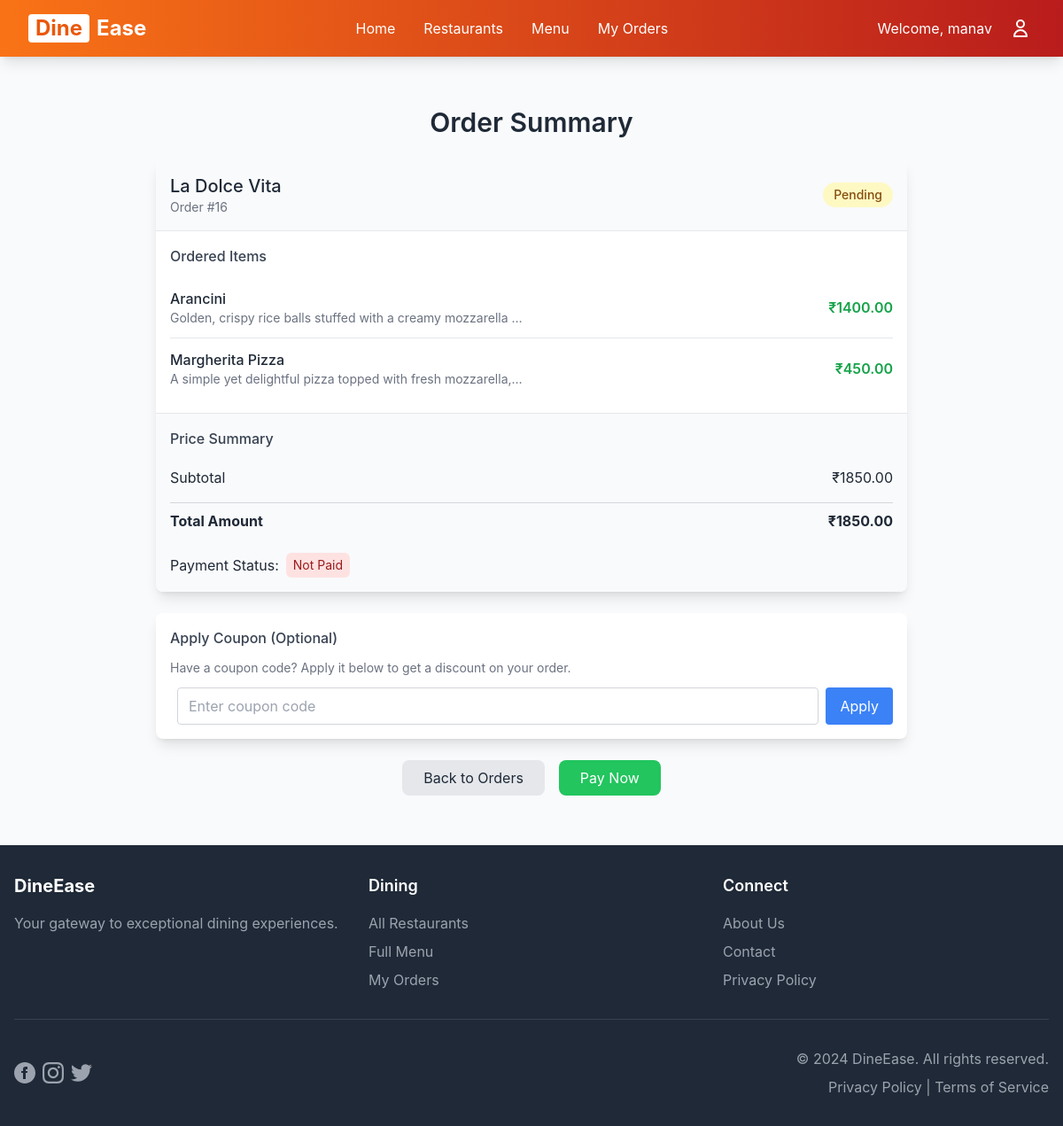
Page /order-summary/16/ (signed in) on the earlier database version.
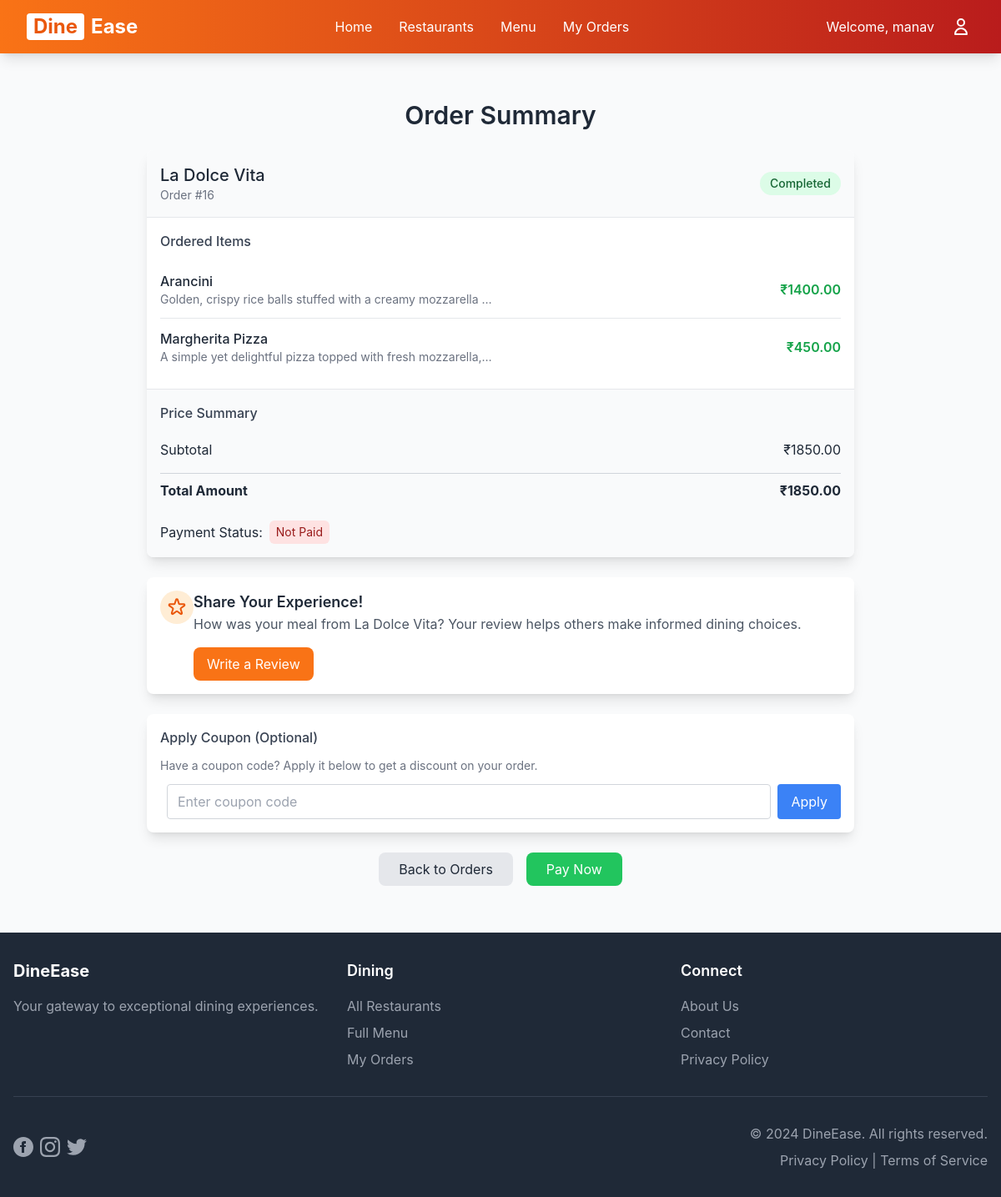
Same page on the later database version.
### main/models.py (models this page shows, shortened)
class Order(models.Model):
    STATUS_CHOICES = [
        ('Pending', 'Pending'),
        ('Preparing', 'Preparing'),
        ('Completed', 'Completed'),
        ('Cancelled', 'Cancelled'),
    ]
    user = models.ForeignKey(User, on_delete=models.CASCADE, null=True, blank=True)
    guest_id = models.UUIDField(default=uuid.uuid4, editable=False, null=True, blank=True)
    restaurant = models.ForeignKey(Restaurant, on_delete=models.CASCADE)
    status = models.CharField(max_length=20, choices=STATUS_CHOICES, default='Pending')
    total_price = models.DecimalField(max_digits=8, decimal_places=2, default=0.00, editable=False)
    discount_applied = models.DecimalField(max_digits=8, decimal_places=2, default=0.00)
    coupon = models.ForeignKey(Coupon, null=True, blank=True, on_delete=models.SET_NULL)
    created_at = models.DateTimeField(auto_now_add=True)
    has_been_reviewed = models.BooleanField(default=False)
    def __init__(self, *args, **kwargs):
        super().__init__(*args, **kwargs)
        self.skip_price_calculation = False
    @property
    def calculate_total(self):
        total = sum(item.quantity * item.menu_item.price for item in self.items.all())
        return total if total > 0 else 0  # Ensure we never return None or negative
    @property
    def get_total_after_discount(self):
        total = self.calculate_total  # Use calculated total instead of stored total_price
        if self.coupon and self.coupon.is_valid():
            return total - self.discount_applied
        return total

class Restaurant(models.Model):
    CUISINE_CHOICES = [
        ('korean','Korean'),
        ('italian', 'Italian'),
        ('japanese','Japanese'),
        ('mexican','Mexican'),
        ('chinese', 'Chinese'),
        ('thai', 'Thai'),
        ('spanish','Spanish'),
        ('indian', 'Indian'),
    ]
    name = models.CharField(max_length=255)
    location = models.CharField(max_length=255)
    description = models.TextField(blank=True)
    image = models.CharField(max_length=255, blank=True, null=True, help_text="Relative path to image in static/images/restaurants/")
    cuisine = models.CharField(
        max_length=20,
        choices=CUISINE_CHOICES,
        default='indian'
    )

class OrderItem(models.Model):
    order = models.ForeignKey(Order, related_name='items', on_delete=models.CASCADE)
    menu_item = models.ForeignKey(MenuItem, on_delete=models.CASCADE)
    quantity = models.IntegerField(default=1, validators=[MinValueValidator(1)])
    @property
    def name(self):
        return self.menu_item.name
    @property
    def price(self):
        return self.menu_item.price * self.quantity
    @property
    def description(self):
        return self.menu_item.description

class MenuItem(models.Model):
    restaurant = models.ForeignKey(Restaurant, on_delete=models.CASCADE, related_name="menu_items")
    name = models.CharField(max_length=255)
    price = models.DecimalField(max_digits=10, decimal_places=2, validators=[MinValueValidator(0.01)])
    description = models.TextField(blank=True)
    image = models.CharField(max_length=255, blank=True, null=True, help_text="Relative path to image in static/images/menu_items/")

### main/views.py (the view, shortened to what this page needs)
# urls.py: path('order-summary/<int:order_id>/', views.order_summary, name='order_summary'),
@login_required
def order_summary(request, order_id):
    try:
        order = get_object_or_404(Order, id=order_id, user=request.user)
        return render(request, 'main/order_summary.html', {'order': order})
    except Exception as e:
        messages.error(request, f'Error viewing order summary: {str(e)}')
        return redirect('order_history')

### hotel_management/urls.py (called while the page is built)
    def __call__(self, request):
        logger.info(f"Received request: {request.method} {request.path}")
        response = self.get_response(request)
        logger.info(f"Response status: {response.status_code}")
        return response

### main/templates/main/order_summary.html (shortened to what the changed rows need)
{% extends 'main/base.html' %}
{% block content %}
<div class="max-w-4xl mx-auto p-6">
    <h2 class="text-3xl font-semibold mb-6 text-center">Order Summary</h2>
    <div class="bg-white rounded-lg shadow-lg overflow-hidden mb-6">
        <div class="bg-gray-50 p-4 border-b">
            <div class="flex justify-between items-center">
                <div>
                    <h3 class="text-xl font-medium text-gray-800">{{ order.restaurant.name }}</h3>
                    <p class="text-gray-500 text-sm">Order #{{ order.id }}</p>
                </div>
                <span class="px-3 py-1 rounded-full text-sm font-medium
                    {% if order.status == 'Pending' %}bg-yellow-100 text-yellow-800{% endif %}
                    {% if order.status == 'Completed' %}bg-green-100 text-green-800{% endif %}
                ">
                    {{ order.status }}
                </span>
            </div>
        </div>
        <div class="p-4 bg-gray-50 border-t">
            <div class="flex justify-between py-2">
                <span>Subtotal</span>
                <span>₹{{ order.calculate_total }}</span>
            </div>
            <div class="flex justify-between py-2 border-t border-gray-300 font-bold mt-2">
                <span>Total Amount</span>
                <span>₹{{ order.get_total_after_discount }}</span>
            </div>
        </div>
    </div>
    {% if order.status == 'Completed' and not order.has_been_reviewed and user.is_authenticated %}
    <div class="bg-white rounded-lg shadow-lg overflow-hidden mb-6">
        <div class="p-4">
            <div class="flex items-start">
                <div class="flex-shrink-0 bg-orange-100 rounded-full p-2">
                </div>
                <div class="ml-3">
                    <h4 class="font-semibold text-lg">Share Your Experience!</h4>
                    <p class="text-gray-600 mb-4">How was your meal from {{ order.restaurant.name }}? Your review helps others make informed dining choices.</p>
                    <a href="{% url 'submit_review' order.id %}" class="inline-block px-4 py-2 bg-orange-500 hover:bg-orange-600 text-white rounded-lg transition-colors">
                        Write a Review
                    </a>
                </div>
            </div>
        </div>
    </div>
    {% endif %}
</div>
{% endblock %}

Differences in the rows shown:
changed Order "La Dolce Vita": status "Pending" → "Completed"; restaurant.name (not shown) → "La Dolce Vita"
Other differences:
text now shown: "Share Your Experience! How was your meal from ? Your review helps others make informed dining choices. Write a Review"
